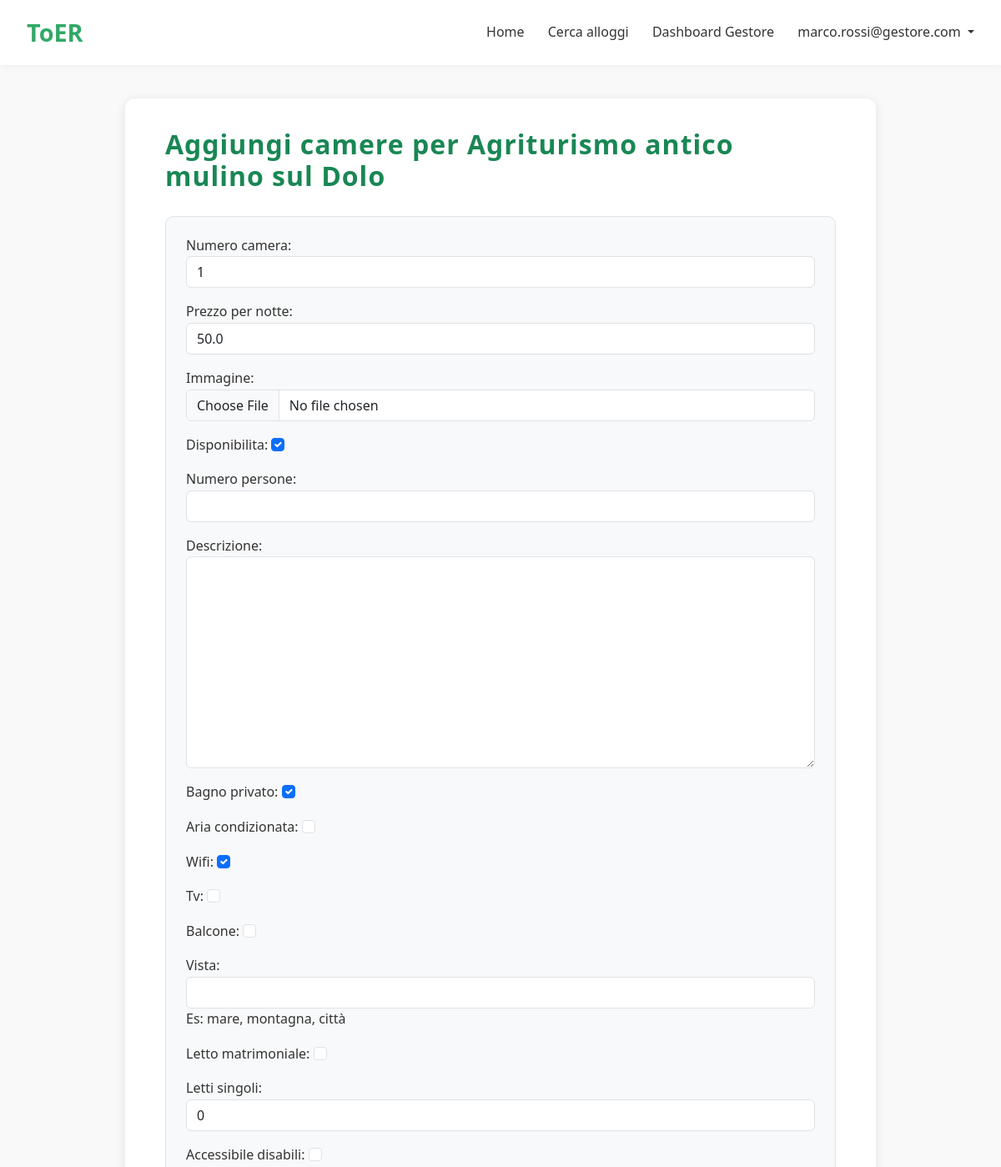
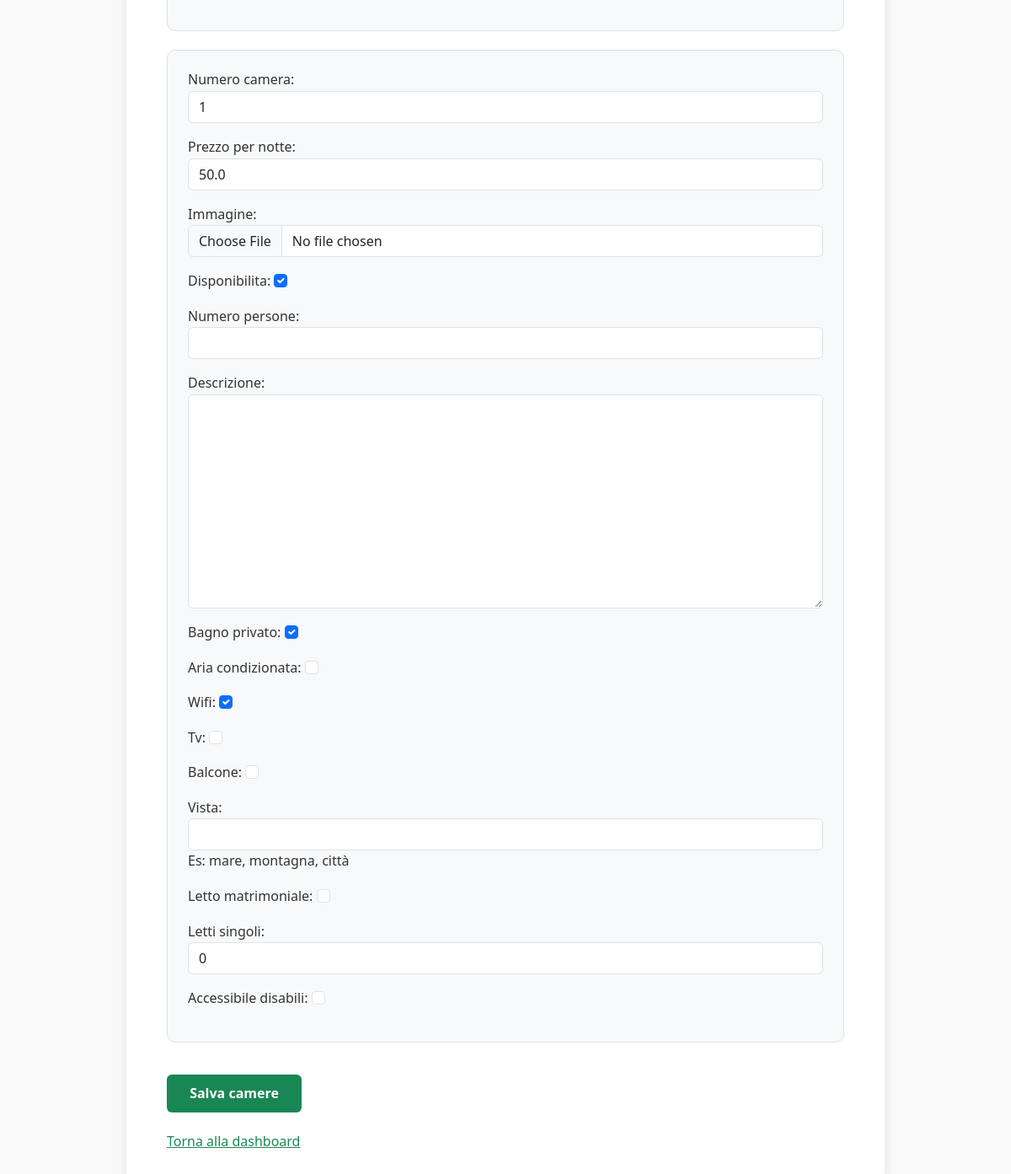
Page /account/strutture/2/camere/ (signed in) on the committed database (2 pictures, top to bottom).
### account/models.py (models this page shows, shortened)
class User(AbstractUser):
    class UserType(models.TextChoices):
        ADMIN = 'ADMIN', _('Admin')
        GESTORE = 'GESTORE', _('Gestore')
        CLIENTE = 'CLIENTE', _('Cliente')
    username = None
    first_name = None
    last_name = None
    email = models.EmailField(_('email address'), unique=True)
    user_type = models.CharField(
        max_length=10,
        choices=UserType.choices,
        default=UserType.CLIENTE,
        help_text=_('Specifica se l\'utente è un gestore o un cliente'),
    )
    nome = models.CharField(max_length=100, blank=True)
    cognome = models.CharField(max_length=100, blank=True)
    telefono = models.CharField(max_length=20, blank=True)
    USERNAME_FIELD = 'email'
    REQUIRED_FIELDS = []
    objects = UserManager()
    def is_gestore(self):
        return self.user_type == self.UserType.GESTORE

class Struttura(models.Model):
    TIPI_STRUTTURA = [
        ('hotel', 'Hotel'),
        ('b&b', 'Bed & Breakfast'),
        ('casa_vacanze', 'Casa Vacanze'),
        ('ostello', 'Ostello'),
    ]
    gestore = models.ForeignKey(GestoreProfile, on_delete=models.CASCADE, related_name='strutture')
    nome = models.CharField(max_length=200)
    descrizione = models.TextField()
    indirizzo = models.CharField(max_length=250)
    def struttura_image_upload_path(instance, filename):
        struttura_nome = instance.nome.replace(" ", "_")
        return f"strutture/{struttura_nome}/{filename}"
    immagine = models.ImageField(upload_to=struttura_image_upload_path, blank=True, null=True)
    disponibilita = models.BooleanField(default=True)
    tipologia = models.CharField(max_length=30, choices=TIPI_STRUTTURA, default='hotel')
    parcheggio = models.BooleanField(default=False)
    piscina = models.BooleanField(default=False)
    ristorante = models.BooleanField(default=False)
    animali_ammessi = models.BooleanField(default=False)
    citta = models.CharField(max_length=100, blank=True)
    telefono = models.CharField(max_length=20, blank=True)
    numero_camere = models.PositiveIntegerField(default=1)

### account/views.py (the view)
# urls.py: path('strutture/<int:struttura_id>/camere/', views.aggiungi_camere, name='aggiungi_camere'),
@login_required
def aggiungi_camere(request, struttura_id):
    struttura = get_object_or_404(Struttura, id=struttura_id, gestore=request.user.gestore_profile)
    num_camere = struttura.numero_camere if hasattr(struttura, 'numero_camere') else 1
    CameraFormSet = modelformset_factory(Camera, form=CameraForm, extra=num_camere)
    if request.method == 'POST':
        formset = CameraFormSet(request.POST, request.FILES, queryset=Camera.objects.none())
        if formset.is_valid():
            for camera_form in formset:
                if camera_form.cleaned_data:
                    camera = camera_form.save(commit=False)
                    camera.struttura = struttura
                    camera.save()
            messages.success(request, "Camere aggiunte con successo!")
            return redirect('account:dashboard_gestore')
    else:
        formset = CameraFormSet(queryset=Camera.objects.none())
    return render(request, 'account/camera_form.html', {'formset': formset, 'struttura': struttura})

### account/templates/account/camera_form.html (shortened to what this page needs)
{% extends "home.html" %}
{% block content %}
<div class="camera-form-container">
  <h2>Aggiungi camere per {{ struttura.nome }}</h2>
  <form method="post" enctype="multipart/form-data">
    {% for camera_form in formset %}
      <div class="camera-form-block">
        {{ camera_form.as_p }}
      </div>
    {% endfor %}
    <button type="submit">Salva camere</button>
  </form>
  <a href="{% url 'account:dashboard_gestore' %}">Torna alla dashboard</a>
</div>
{% endblock %}

### toER/templates/home.html (shortened to what this page needs)
<!DOCTYPE html>
<html lang="it">
<head>
    <link href="https://cdn.jsdelivr.net/npm/bootstrap@5.3.0-alpha1/dist/css/bootstrap.min.css" rel="stylesheet">
</head>
<body>
    <header>
        <div class="logo">
            <a href="{% url 'home' %}" style="text-decoration: none; color: inherit;">ToER</a>
        </div>
        <nav>
            <a href="{% url 'home' %}">Home</a>
            <a href="{% url 'ricerca:ricerca_strutture' %}">Cerca alloggi</a>
            {% if user.is_authenticated %}
                {% if user.is_gestore %}
                    <a href="{% url 'account:dashboard_gestore' %}">Dashboard Gestore</a>
                {% else %}
                    <a href="{% url 'prenotazioni:lista_prenotazioni' %}">Le mie prenotazioni</a>
                {% endif %}
                <div class="dropdown" style="display: inline-block;">
                    <a href="#" class="dropdown-toggle" id="navbarDropdown" role="button" data-bs-toggle="dropdown" aria-expanded="false">
                        {{ user.email }}
                    </a>
                </div>
            {% else %}
                <a href="{% url 'account:login' %}">Accedi</a>
                <a href="{% url 'account:register' %}" class="btn btn-search">Registrati</a>
            {% endif %}
        </nav>
    </header>
    <div class="container mt-4">
        {% block content %}{% endblock %}
    </div>
</body>
</html>

### toER/templates/home.html (style rules this page uses)
* { margin: 0; padding: 0; box-sizing: border-box; }
body { font-family: "Segoe UI", sans-serif; line-height: 1.6; background: #f9f9f9; color: #333; min-height: 100vh; position: relative; padding-bottom: 60px; }
header { background-color: #ffffff; padding: 1rem 2rem; display: flex; justify-content: space-between; align-items: center; box-shadow: 0 2px 8px rgba(0, 0, 0, 0.05); }
.logo { font-size: 1.8rem; font-weight: bold; color: #32a866; }
nav a { margin-left: 1.5rem; text-decoration: none; color: #333; font-weight: 500; }

### account/templates/account/camera_form.html (style rules this page uses)
.camera-form-container { max-width: 900px; margin: 40px auto; background: #fff; border-radius: 12px; box-shadow: 0 2px 12px rgba(0,0,0,0.10); padding: 36px 48px; }
.camera-form-container h2 { margin-bottom: 28px; color: #198754; font-weight: 700; letter-spacing: 1px; }
.camera-form-block { border: 1px solid #dee2e6; border-radius: 10px; padding: 22px 24px; margin-bottom: 22px; background: #f8f9fa; transition: box-shadow 0.2s; }
.camera-form-container button[type="submit"] { margin-top: 16px; min-width: 160px; font-weight: 600; background: #198754; color: #fff; border: none; border-radius: 6px; padding: 10px 0; transition: background 0.2s; }
.camera-form-container a { display: inline-block; margin-top: 22px; color: #198754; text-decoration: underline; font-weight: 500; }

### rows in the picture
User: email "marco.rossi@gestore.com"
Struttura: nome "Agriturismo antico mulino sul Dolo"
